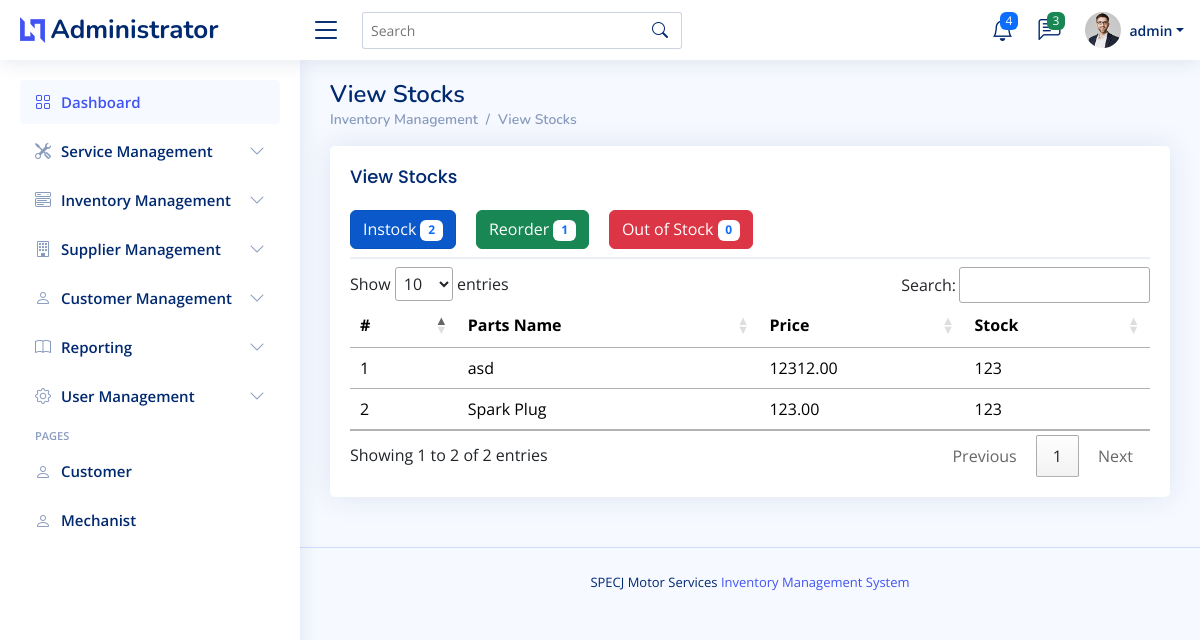
Before: /admin/view_stock_level.php (signed in) with the older database file.
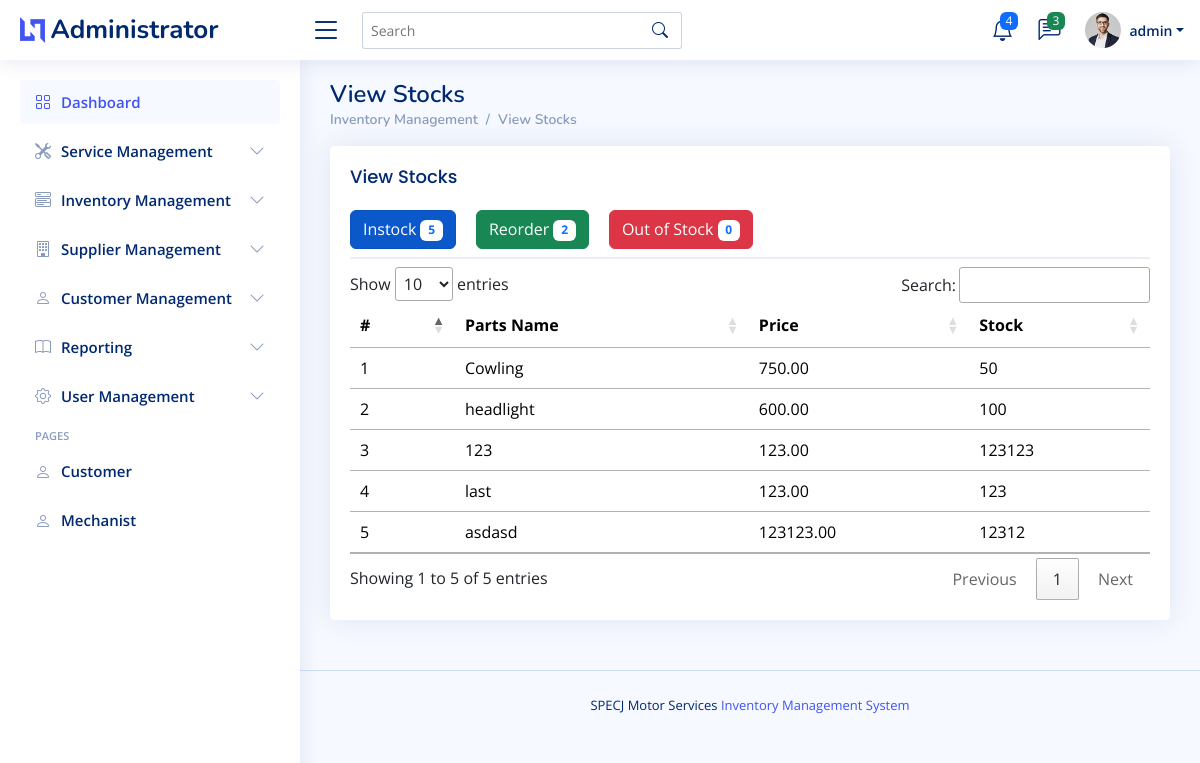
After: the same page with the newer database file.
### tables this page shows
CREATE TABLE `motorparts_tbl`  (
  `m_id` int NOT NULL AUTO_INCREMENT,
  `parts_name` varchar(255) NULL DEFAULT NULL,
  `parts_number` varchar(255) NULL DEFAULT NULL,
  `category` varchar(255) NULL DEFAULT NULL,
  `manufacturer` varchar(255) NULL DEFAULT NULL,
  `price` decimal(10, 2) NULL DEFAULT NULL,
  `QuantityInStock` varchar(255) NULL DEFAULT NULL,
  `supplier` varchar(255) NULL DEFAULT NULL,
  `date_added` datetime NULL DEFAULT current_timestamp ON UPDATE CURRENT_TIMESTAMP,
  `status` varchar(255) NULL DEFAULT NULL,
  `services_type` varchar(255) NULL DEFAULT NULL,
  `image_path` varchar(255) NULL DEFAULT NULL,
  PRIMARY KEY (`m_id`) USING BTREE
);

### admin/view_stock_level.php (the view, shortened to what this page needs)
<?php
include("admin_header.php");
$instock_count_query = $connection->prepare("SELECT COUNT(*) as count FROM motorparts_tbl WHERE QuantityInStock > 5");
$instock_count_query->execute();
$instock_count_result = $instock_count_query->get_result();
$instock_count = $instock_count_result->fetch_assoc()['count'];
$reorder_count_query = $connection->prepare("SELECT COUNT(*) as count FROM motorparts_tbl WHERE QuantityInStock <= 5 AND QuantityInStock > 0");
$reorder_count_query->execute();
$reorder_count_result = $reorder_count_query->get_result();
$reorder_count = $reorder_count_result->fetch_assoc()['count'];
$outofstock_count_query = $connection->prepare("SELECT COUNT(*) as count FROM motorparts_tbl WHERE QuantityInStock = 0");
$outofstock_count_query->execute();
$outofstock_count_result = $outofstock_count_query->get_result();
$outofstock_count = $outofstock_count_result->fetch_assoc()['count'];
?>
<body>
<?php
include("admin_topnav.php");
include("admin_sidenav.php");
?>
<main id="main" class="main">
    <div class="pagetitle">
        <h1>View Stocks</h1>
        <nav>
            <ol class="breadcrumb">
                <li class="breadcrumb-item"><a href="index.html">Inventory Management</a></li>
                <li class="breadcrumb-item">View Stocks</li>
            </ol>
        </nav>
    </div>
    <section class="section">
        <div class="row">
            <div class="col-lg-12">
                <div class="card">
                    <div class="card-body">
                        <h5 class="card-title">View Stocks</h5>
                        <ul class="nav nav-tabs nav-tabs-bordered" id="borderedTab" role="tablist">
                            <li class="nav-item" role="presentation">
                  <button class="btn btn-primary mb-2 active" id="pills-home-tab" data-bs-toggle="pill" data-bs-target="#pills-home" type="button" role="tab" aria-controls="pills-home" aria-selected="true">
                  Instock <span class="badge bg-white text-primary"><?php echo $instock_count; ?></span>
                  </button>
                </li>
                <li class="nav-item" role="presentation">
                  <button class="btn btn-success"  style="margin-left: 20px;" id="pills-profile-tab" data-bs-toggle="pill" data-bs-target="#pills-profile" type="button" role="tab" aria-controls="pills-profile" aria-selected="false">
                  Reorder <span class="badge bg-white text-primary"><?php echo $reorder_count; ?></span>
                  </button>
                </li>
                <li class="nav-item" role="presentation">
                  <button class="btn btn-danger" style="margin-left: 20px;" id="pills-contact-tab" data-bs-toggle="pill" data-bs-target="#pills-contact" type="button" role="tab" aria-controls="pills-contact" aria-selected="false">
                  Out of Stock <span class="badge bg-white text-primary"><?php echo $outofstock_count; ?></span>
                  </button>
                </li>
                        </ul>
                        <div class="tab-content pt-2" id="borderedTabContent">
                            <div class="tab-pane fade show active" id="pills-home" role="tabpanel" aria-labelledby="home-tab">
                                <table class="table table-hover" id="stock_datatable">
                                    <thead>
                                        <tr>
                                            <th scope="col">#</th>
                                            <th scope="col">Parts Name</th>
                                            <th scope="col">Price</th>
                                            <th scope="col">Stock</th>
                                        </tr>
                                    </thead>
                                    <tbody>
                                        <?php
                                        $stmt = $connection->prepare("SELECT * FROM motorparts_tbl WHERE QuantityInStock > 5");
                                        $stmt->execute();
                                        $result = $stmt->get_result();
                                        $count = 1;
                                        while ($row = $result->fetch_assoc()) {
                                            echo "<tr>";
                                            echo "<td>" . $count . "</td>";
                                            echo "<td>" . $row['parts_name'] . "</td>";
                                            echo "<td>" . $row['price'] . "</td>";
                                            echo "<td>" . $row['QuantityInStock'] . "</td>";
                                            echo "</tr>";
                                            $count++;
                                        }
                                        ?>
                                    </tbody>
                                </table>
                            </div>
                        </div>
                    </div>
                </div>
            </div>
        </div>
    </section>
</main>
<?php
include("admin_footer.php");
?>
</body>
</html>

Changed rows visible on the page:
removed motorparts_tbl: parts_name "asd", price "12312.00", QuantityInStock "123"
no longer on this page (row edited): motorparts_tbl: parts_name "Spark Plug", price "123.00", QuantityInStock "123"
added motorparts_tbl: parts_name "Cowling", price "750.00", QuantityInStock "50"
added motorparts_tbl: parts_name "headlight", price "600.00", QuantityInStock "100"
added motorparts_tbl: parts_name "123", price "123.00", QuantityInStock "123123"
added motorparts_tbl: parts_name "last", price "123.00", QuantityInStock "123"
added motorparts_tbl: parts_name "asdasd", price "123123.00", QuantityInStock "12312"
Other visible differences:
$instock_count: "2" → "5"
$reorder_count: "1" → "2"
text written by a page script: "Show entries Search: Showing 1 to 2 of 2 entries Previous 1 Next" → "Show entries Search: Showing 1 to 5 of 5 entries Previous 1 Next"
